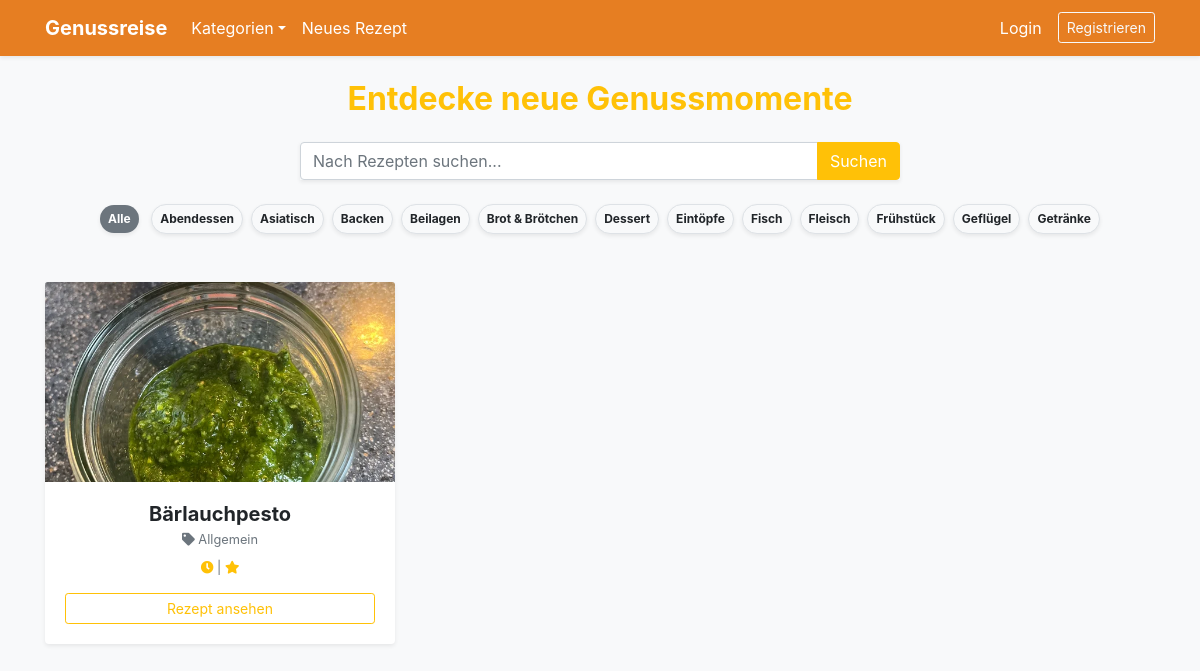
Before: / with the older database file.
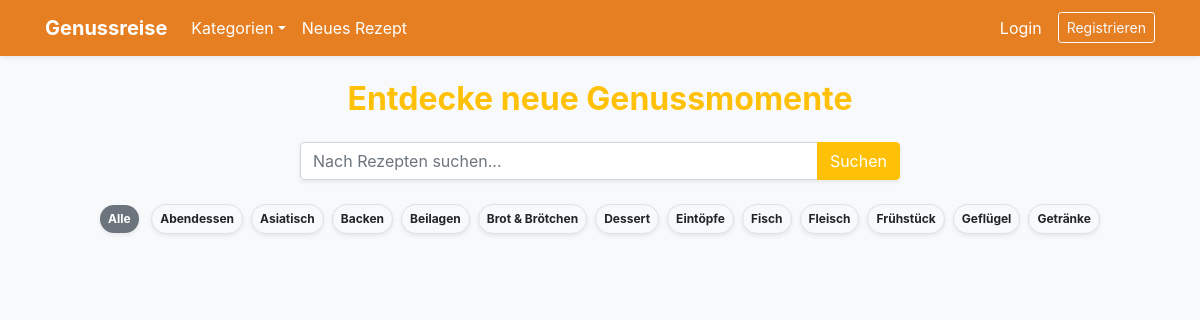
After: the same page with the newer database file.
### app.py (models this page shows)
class Recipe(db.Model):
    id = db.Column(db.Integer, primary_key=True)
    name = db.Column(db.String(100), nullable=False)
    instructions = db.Column(db.Text, nullable=False)
    prep_time = db.Column(db.Integer)
    servings = db.Column(db.Integer)
    calories = db.Column(db.Integer)
    protein = db.Column(db.Float)
    carbs = db.Column(db.Float)
    fat = db.Column(db.Float)
    image_file = db.Column(db.String(20), nullable=False, default='default.jpg')
    user_id = db.Column(db.Integer, db.ForeignKey('user.id'), nullable=False)
    comments = db.relationship('Comment', backref='recipe', lazy=True, cascade="all, delete-orphan")

### app.py (the view)
@app.route("/")
def index():
    page = request.args.get('page', 1, type=int)
    recipes = Recipe.query.order_by(Recipe.id.desc()).paginate(page=page, per_page=6)
    return render_template('index.html', recipes=recipes, all_categories=get_categories())

### app.py (called while the page is built)
def get_categories():
    categories_list = [
        "Abendessen", "Asiatisch", "Backen", "Beilagen", "Brot & Brötchen",
        "Dessert", "Eintöpfe", "Fisch", "Fleisch", "Frühstück",
        "Geflügel", "Getränke", "Hauptspeise", "Italienisch", "Low Carb",
        "Mittagessen", "Nachtisch", "Pasta", "Pizza", "Salate",
        "Snacks", "Suppen", "Vegan", "Vegetarisch", "Vorspeise"
    ]
    return [{'id': i+1, 'name': cat} for i, cat in enumerate(categories_list)]

### templates/index.html (shortened to what this page needs)
{% extends "base.html" %}
{% block content %}
<div class="mb-4 text-center">
    <h2 class="text-warning font-weight-bold mb-4">{% if current_category %}Kategorie: {{ current_category.name }}{% else %}Entdecke neue Genussmomente{% endif %}</h2>
    <form action="{{ url_for('index') }}" method="GET" class="input-group shadow-sm mb-4 mx-auto" style="max-width: 600px;">
        <input type="text" name="search" class="form-control" placeholder="Nach Rezepten suchen..." value="{{ search_query or '' }}">
        <div class="input-group-append"><button class="btn btn-warning text-white" type="submit">Suchen</button></div>
    </form>
    <div class="mb-5">
        <a href="{{ url_for('index') }}" class="badge badge-pill badge-secondary p-2 mx-1 shadow-sm">Alle</a>
        {% for cat in all_categories[:12] %}<a href="{{ url_for('recipes_in_category', category_id=cat.id) }}" class="badge badge-pill {% if current_category and current_category.id == cat.id %}badge-warning text-white{% else %}badge-light border{% endif %} p-2 mx-1 shadow-sm">{{ cat.name }}</a>{% endfor %}
    </div>
</div>
<div class="row">
    {% for recipe in recipes.items %}
    <div class="col-md-4 mb-4">
        <div class="card h-100 border-0 shadow-sm" style="transition: 0.3s;" onmouseover="this.style.transform='translateY(-5px)'" onmouseout="this.style.transform='translateY(0)'">
            <img src="{{ url_for('static', filename='uploads/' + recipe.image_file) }}" class="card-img-top" style="height: 200px; object-fit: cover;">
            <div class="card-body text-center">
                <h5 class="font-weight-bold mb-1">{{ recipe.name }}</h5>
                <p class="text-muted small mb-2"><i class="fas fa-tag"></i> {{ recipe.category_rel.name if recipe.category_rel else 'Allgemein' }}</p>
                <p class="small text-muted"><i class="fas fa-clock text-warning"></i> {{ recipe.total_time_formatted }} | <i class="fas fa-star text-warning"></i> {{ recipe.avg_rating }}</p>
                <a href="{{ url_for('recipe_detail', recipe_id=recipe.id) }}" class="btn btn-outline-warning btn-sm btn-block stretched-link">Rezept ansehen</a>
            </div>
        </div>
    </div>
    {% endfor %}
</div>
{% endblock %}

Changed rows visible on the page:
removed Recipe: image_file (picture), name "Bärlauchpesto", category_rel "Allgemein"
